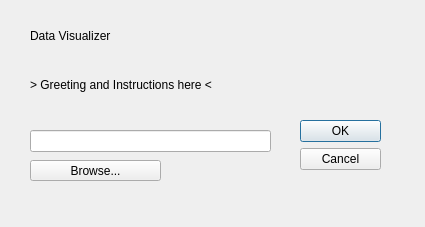
<?xml version="1.0" encoding="UTF-8"?>
<ui version="4.0">
 <class>StartupUI</class>
 <widget class="QDialog" name="StartupUI">
  <property name="geometry">
   <rect>
    <x>0</x>
    <y>0</y>
    <width>425</width>
    <height>227</height>
   </rect>
  </property>
  <property name="windowTitle">
   <string>Welcome</string>
  </property>
  <widget class="QDialogButtonBox" name="buttonBox">
   <property name="geometry">
    <rect>
     <x>300</x>
     <y>120</y>
     <width>81</width>
     <height>241</height>
    </rect>
   </property>
   <property name="orientation">
    <enum>Qt::Vertical</enum>
   </property>
   <property name="standardButtons">
    <set>QDialogButtonBox::Cancel|QDialogButtonBox::Ok</set>
   </property>
  </widget>
  <widget class="QLineEdit" name="DirectoryLineEdit">
   <property name="geometry">
    <rect>
     <x>30</x>
     <y>130</y>
     <width>241</width>
     <height>22</height>
    </rect>
   </property>
   <property name="readOnly">
    <bool>true</bool>
   </property>
  </widget>
  <widget class="QPushButton" name="BrowseDirectoryButton">
   <property name="geometry">
    <rect>
     <x>30</x>
     <y>160</y>
     <width>131</width>
     <height>21</height>
    </rect>
   </property>
   <property name="text">
    <string>Browse...</string>
   </property>
  </widget>
  <widget class="QLabel" name="TitleLabel">
   <property name="geometry">
    <rect>
     <x>30</x>
     <y>20</y>
     <width>211</width>
     <height>31</height>
    </rect>
   </property>
   <property name="text">
    <string>Data Visualizer</string>
   </property>
  </widget>
  <widget class="QLabel" name="InstructionLabel">
   <property name="geometry">
    <rect>
     <x>30</x>
     <y>50</y>
     <width>261</width>
     <height>71</height>
    </rect>
   </property>
   <property name="text">
    <string>&gt; Greeting and Instructions here &lt;</string>
   </property>
  </widget>
 </widget>
 <resources/>
 <connections>
  <connection>
   <sender>buttonBox</sender>
   <signal>accepted()</signal>
   <receiver>StartupUI</receiver>
   <slot>accept()</slot>
   <hints>
    <hint type="sourcelabel">
     <x>248</x>
     <y>254</y>
    </hint>
    <hint type="destinationlabel">
     <x>157</x>
     <y>274</y>
    </hint>
   </hints>
  </connection>
  <connection>
   <sender>buttonBox</sender>
   <signal>rejected()</signal>
   <receiver>StartupUI</receiver>
   <slot>reject()</slot>
   <hints>
    <hint type="sourcelabel">
     <x>316</x>
     <y>260</y>
    </hint>
    <hint type="destinationlabel">
     <x>286</x>
     <y>274</y>
    </hint>
   </hints>
  </connection>
 </connections>
</ui>
